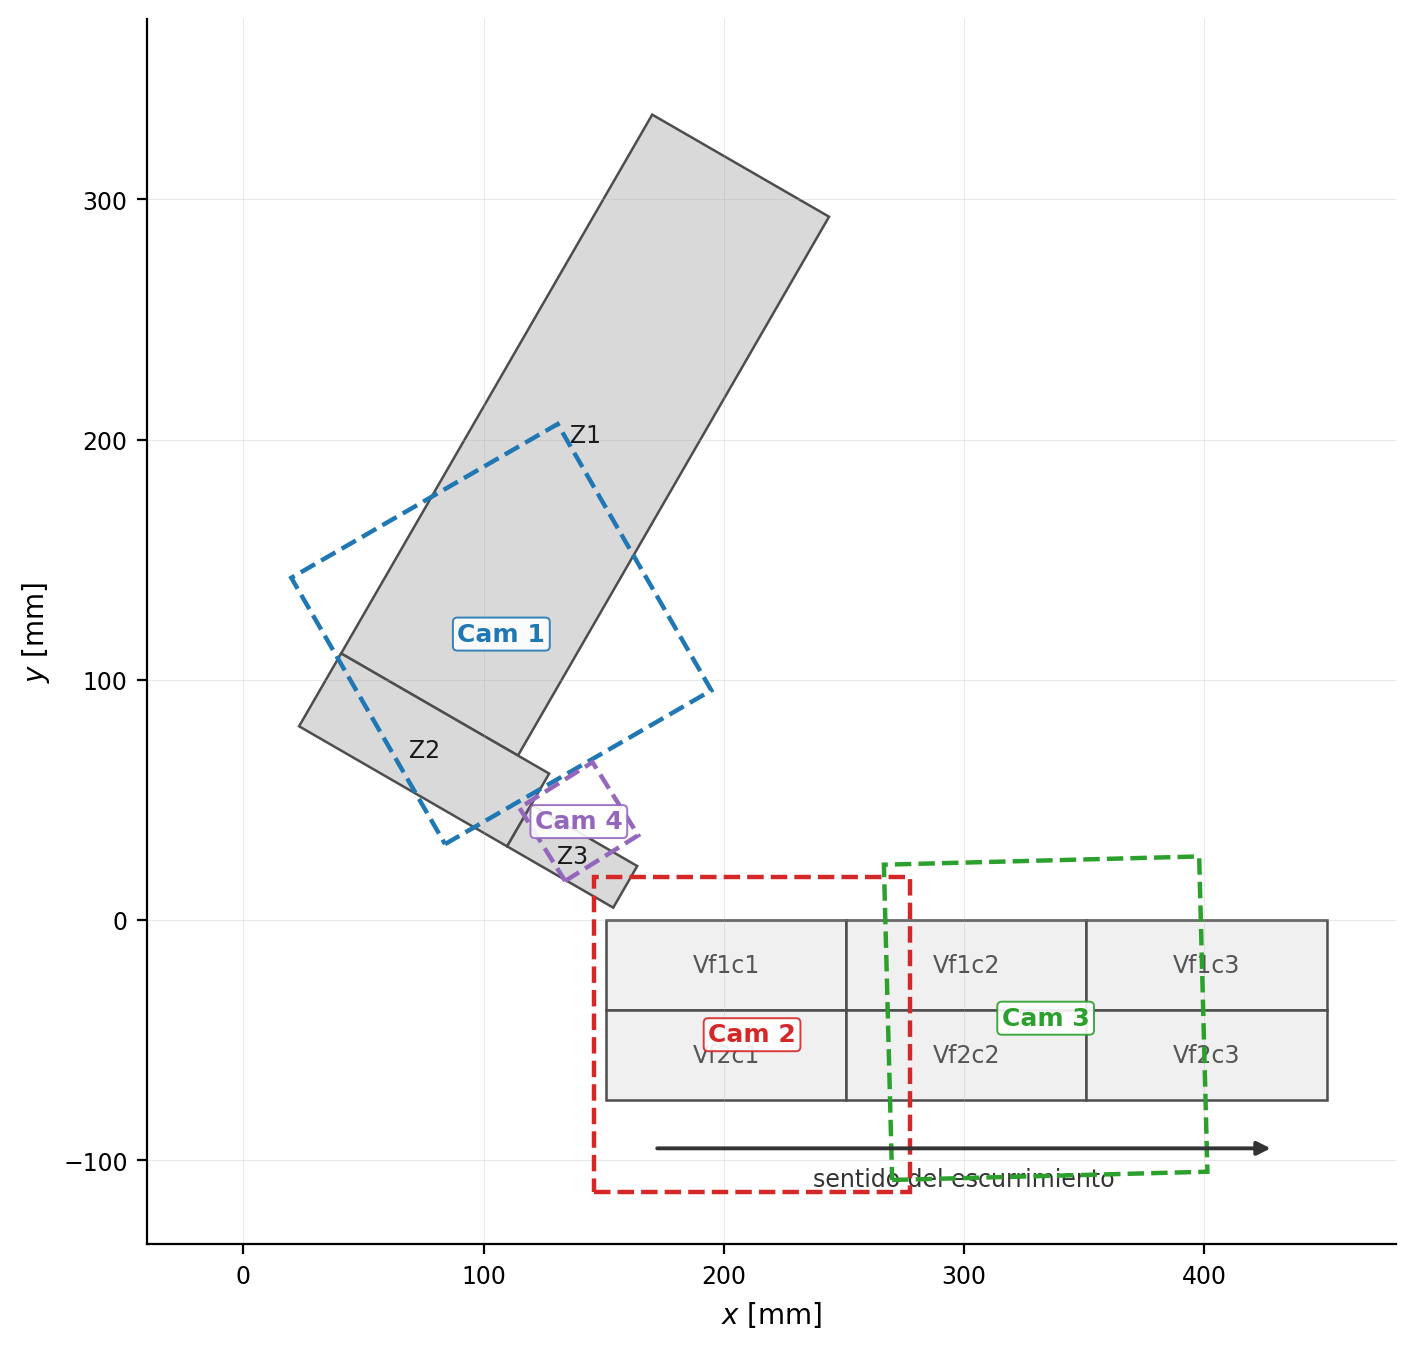

The Python source for this figure:
r"""
esquema_camaras.py
==================
Genera el esquema de cobertura de las cuatro camaras sobre la geometria en L
y la viga, usando la MISMA geometria analitica que definir_zonas.py, de modo
que el esquema y la particion de zonas no puedan divergir.

Salida:  esquema_camaras.pdf  (vectorial, para \includegraphics)

>>> UNICO BLOQUE A EDITAR: FOV_CAMARAS <<<
Los tamanos de campo de visión provienen de la Tabla de parametros de
adquisicion (12.8, 13.1, 13.1 y 3.6 cm de lado). Los CENTROS son los que
debes ajustar a tu montaje real: cambia (cx, cy) en mm, en el mismo sistema
de coordenadas de definir_zonas.py (origen en la esquina superior izquierda
de la viga; el brazo de la L crece hacia +y).
"""

import numpy as np
import matplotlib
matplotlib.use("Agg")
import matplotlib.pyplot as plt
from matplotlib.patches import Polygon as MplPolygon, Rectangle

from definir_zonas import POLIGONOS_ZONA

# ======================================================================
# CONFIGURACION DE CAMARAS
# Valores tomados directamente de CAM_PROFILES y EDITOR_CONFIG del editor.
#   x_px, y_px : esquina superior-izquierda en pixeles del canvas del editor
#   px_per_mm  : escala PROPIA de la camara
#   width_px   : lado del sensor en pixeles (FOV cuadrado)
#   rot        : rotacion en grados, segun el editor
# ======================================================================
CAMARAS = {
    1: dict(x_px=160.0,  y_px=-1140.0, px_per_mm=8.0,  width_px=1024, rot=-30.0, color="#1f77b4"),
    2: dict(x_px=1140.0, y_px=-140.0,  px_per_mm=7.8,  width_px=1024, rot=0.0,   color="#d62728"),
    3: dict(x_px=2080.0, y_px=-180.0,  px_per_mm=7.8,  width_px=1024, rot=-1.5,  color="#2ca02c"),
    4: dict(x_px=1230.0, y_px=-500.0,  px_per_mm=10.7, width_px=384,  rot=-32.0, color="#9467bd"),
}

# El editor usa y hacia abajo; definir_zonas.py usa y hacia arriba.
FLIP_Y = True
# Signo de la rotacion al pasar de un sistema al otro.
SIGNO_ROT = -1.0

# Zonas de la L y de la viga (para colorearlas distinto)
ZONAS_L = ["Z1", "Z2", "Z3"]

FIGSIZE = (7.2, 7.2)
DPI = 200


def dibujar_zonas(ax):
    """Dibuja los poligonos de las nueve zonas con su etiqueta."""
    for nombre, verts in POLIGONOS_ZONA.items():
        v = np.asarray(verts, dtype=float)
        es_L = nombre in ZONAS_L
        ax.add_patch(MplPolygon(
            v, closed=True,
            facecolor="#d9d9d9" if es_L else "#f0f0f0",
            edgecolor="#4d4d4d",
            linewidth=0.9, zorder=1,
        ))
        cx, cy = v[:, 0].mean(), v[:, 1].mean()
        ax.text(cx, cy, nombre, ha="center", va="center",
                fontsize=8.5, zorder=4,
                color="#1a1a1a" if es_L else "#555555")


def dibujar_fov(ax):
    """Dibuja el campo de vision de cada camara en coordenadas del montaje."""
    for cam, d in sorted(CAMARAS.items()):
        ppm = d["px_per_mm"]
        lado = d["width_px"] / ppm                    # lado del FOV [mm]
        x0 = d["x_px"] / ppm                          # esquina sup-izq [mm]
        y0 = d["y_px"] / ppm
        if FLIP_Y:
            y0 = -y0
        ang = SIGNO_ROT * d["rot"]

        # Rectangulo anclado en la esquina superior-izquierda, creciendo
        # hacia abajo; matplotlib rota en torno al ancla.
        ax.add_patch(Rectangle(
            (x0, y0 - lado), lado, lado,
            angle=ang, rotation_point=(x0, y0),
            fill=False, edgecolor=d["color"],
            linewidth=1.6, linestyle="--", zorder=5,
        ))

        # Etiqueta en el centro geometrico del FOV ya rotado.
        t = np.radians(ang)
        dx, dy = lado / 2.0, -lado / 2.0
        cx = x0 + dx * np.cos(t) - dy * np.sin(t)
        cy = y0 + dx * np.sin(t) + dy * np.cos(t)
        ax.text(cx, cy, f"Cam {cam}", ha="center", va="center",
                fontsize=9, fontweight="bold", color=d["color"], zorder=6,
                bbox=dict(boxstyle="round,pad=0.18", facecolor="white",
                          edgecolor=d["color"], linewidth=0.7, alpha=0.9))


def dibujar_flujo(ax):
    """Flecha indicando el sentido del escurrimiento a lo largo de la viga."""
    ax.annotate("", xy=(430, -95), xytext=(170, -95),
                arrowprops=dict(arrowstyle="-|>", linewidth=1.4,
                                color="#333333"), zorder=6)
    ax.text(300, -103, "sentido del escurrimiento",
            ha="center", va="top", fontsize=8.5, color="#333333")


def main(salida="esquema_camaras.pdf"):
    fig, ax = plt.subplots(figsize=FIGSIZE)

    dibujar_zonas(ax)
    dibujar_fov(ax)
    dibujar_flujo(ax)

    ax.set_aspect("equal")
    ax.set_xlim(-40, 480)
    ax.set_ylim(-135, 375)
    ax.set_xlabel("$x$ [mm]", fontsize=10)
    ax.set_ylabel("$y$ [mm]", fontsize=10)
    ax.tick_params(labelsize=8.5)
    for lado in ("top", "right"):
        ax.spines[lado].set_visible(False)
    ax.grid(True, linewidth=0.3, alpha=0.35, zorder=0)

    fig.tight_layout()
    fig.savefig(salida, bbox_inches="tight")
    fig.savefig(salida.replace(".pdf", ".png"), dpi=DPI, bbox_inches="tight")
    print(f"escrito: {salida}")


if __name__ == "__main__":
    main()
